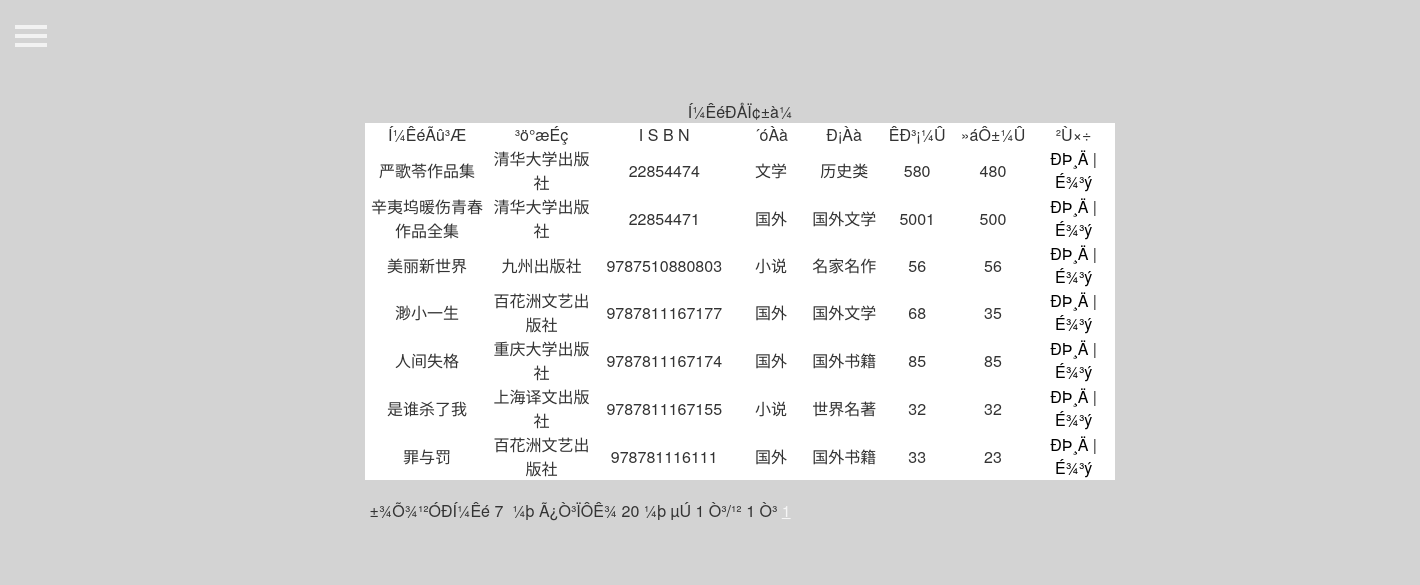
Page /admin/shu.php (signed in) on the committed database.
### tables this page shows
CREATE TABLE IF NOT EXISTS `shu` (
  `id` int(4) NOT NULL AUTO_INCREMENT,
  `name` varchar(25) DEFAULT NULL COMMENT '图书名称',
  `jianjie` mediumtext COMMENT '图书介绍',
  `xinghao` varchar(25) DEFAULT NULL COMMENT '图书型号',
  `tupian` varchar(200) DEFAULT NULL COMMENT '图书图片',
  `shuliang` int(4) DEFAULT NULL COMMENT '图书数量',
  `cishu` int(4) DEFAULT NULL COMMENT '卖出次数',
  `tuijian` int(4) DEFAULT NULL COMMENT '是否推荐',
  `dalei` int(4) DEFAULT NULL COMMENT '大类id',
  `xiaolei` int(4) NOT NULL COMMENT '小类id',
  `huiyuanjia` varchar(25) DEFAULT NULL COMMENT '会员价',
  `shichangjia` varchar(25) DEFAULT NULL COMMENT '市场价',
  `chubanshe` varchar(25) DEFAULT NULL COMMENT '出版社id',
  `tejia` int(2) DEFAULT NULL COMMENT '是否特价',
  `addtime` datetime NOT NULL COMMENT '添加时间',
  PRIMARY KEY (`id`)
);

CREATE TABLE IF NOT EXISTS `chubanshe` (
  `id` int(10) NOT NULL AUTO_INCREMENT,
  `name` varchar(50) NOT NULL,
  PRIMARY KEY (`id`)
);

CREATE TABLE IF NOT EXISTS `categories` (
  `id` int(6) NOT NULL AUTO_INCREMENT COMMENT '主键id',
  `name` varchar(50) NOT NULL COMMENT '分类名称',
  `reid` int(6) NOT NULL COMMENT '上级分类id',
  PRIMARY KEY (`id`)
);

### conn.php (called while the page is built, shortened)
<?php
function get_name($id,$table)
{
	$conn = mysqli_connect("localhost", "root", "", "db_tushu", "3308") or die("Á¬½ÓÊý¾Ý¿â·þÎñÆ÷Ê§°Ü£¡".mysqli_error());
     mysqli_query($conn,"set names gbk");
	$sql="select * from $table where id =".$id;
	$r=mysqli_query($conn,$sql);
	$rows=mysqli_fetch_array($r);
	return $rows['name'];
}
?>

### admin/shu.php (the view, shortened to what this page needs)
<?php include("check_login.php");
require("index.php");
?>
<?php
  include("../conn.php");
?>
<body topmargin="0" leftmargin="0" bottommargin="0">
<?php
$q="select count(*) as total from shu ";
	   $sql=mysqli_query($conn,$q);
	   $data=mysqli_fetch_array($sql);
	   $total=$data['total'];
?>
<div class="container-fluid">
<div class="container">
<div class="row">
	<div class="col-md-8">
<form name="form1" method="post" >
  <p>&nbsp;</p>
  <table width="750" border="0" align="center" cellpadding="0" cellspacing="0">
	  <tr>
        <td height="20" colspan="10"><div align="center" >Í¼ÊéÐÅÏ¢±à¼­</div></td>
      </tr>
      <tr>
        <td width="102" bgcolor="#FFFFFF"><div align="center">Í¼ÊéÃû³Æ</div></td>
        <td width="86" bgcolor="#FFFFFF"><div align="center">³ö°æÉç</div></td>
        <td width="71" bgcolor="#FFFFFF"><div align="center">I S B N</div></td>
        <td width="60" bgcolor="#FFFFFF"><div align="center">´óÀà</div></td>
		<td width="60" bgcolor="#FFFFFF"><div align="center">Ð¡Àà</div></td>
        <td width="60" bgcolor="#FFFFFF"><div align="center">ÊÐ³¡¼Û</div></td>
        <td width="61" bgcolor="#FFFFFF"><div align="center">»áÔ±¼Û</div></td>
        <td width="68" bgcolor="#FFFFFF"><div align="center">²Ù×÷</div></td>
      </tr>
	  <?php
	       $pagesize=20;
		   if ($total<=$pagesize){
		      $pagecount=1;
			}
			if(($total%$pagesize)!=0){
			   $pagecount=intval($total/$pagesize)+1;
			}else{
			   $pagecount=$total/$pagesize;
			}
			if(($_GET['page'])==""){
			    $page=1;
			}else{
			    $page=intval($_GET['page']);
			}
           $sql1=mysqli_query($conn,"select * from shu order by addtime desc limit ".($page-1)*$pagesize.",$pagesize");
		   while($list=mysqli_fetch_array($sql1))
		    {
	  ?>
      <tr>
        <td height="25" bgcolor="#FFFFFF">
        <div align="center"><?php echo $list['name'];?></div></td>
        <td height="25" bgcolor="#FFFFFF"><div align="center"><?php echo get_name($list['chubanshe'],'chubanshe')?></div></td>
        <td height="25" bgcolor="#FFFFFF"><div align="center"><?php echo $list['xinghao'];?></div></td>
        <td height="25" bgcolor="#FFFFFF"><div align="center"><?php echo get_name($list['dalei'],'categories')?></div></td>
		<td height="25" bgcolor="#FFFFFF"><div align="center"><?php echo get_name($list['xiaolei'],'categories')?></div></td>
        <td height="25" bgcolor="#FFFFFF"><div align="center"><?php echo $list['shichangjia'];?></div></td>
        <td height="25" bgcolor="#FFFFFF"><div align="center"><?php echo $list['huiyuanjia'];?></div></td>
        <td height="25" bgcolor="#FFFFFF"><div align="center"><a href="shu_edit.php?id=<?php echo $list['id'];?>"><font color="#000000">ÐÞ¸Ä</font></a> |  <a href="shu_del.php?id=<?php echo $list['id']; ?>" class="ajaxlink"  onclick="return confirm('È·¶¨ÒªÉ¾³ýÂð');" ><font color="#000000">É¾³ý</font></a></div></td>
      </tr>
	 <?php
	    }
      ?>
</table>
	</div></div>
<div class="row">
	<div class="col-md-8">
<table width="750" height="33" border="0" align="center" cellpadding="0" cellspacing="0">
  <tr>
    <td width="585"><div align="cleft">&nbsp;±¾Õ¾¹²ÓÐÍ¼Êé
        <?php
		   echo $total;
		  ?>
        &nbsp;¼þ&nbsp;Ã¿Ò³ÏÔÊ¾&nbsp;<?php echo $pagesize;?>&nbsp;¼þ&nbsp;µÚ&nbsp;<?php echo $page;?>&nbsp;Ò³/¹²&nbsp;<?php echo $pagecount; ?>&nbsp;Ò³
        <?php
		   if($pagecount<=4){
		    for($i=1;$i<=$pagecount;$i++){
		  ?>
        <a href="shu.php?page=<?php echo $i;?>"><?php echo $i;?></a>
        <?php
		     }
        }?>
    </div></td>
  </tr>
</table>
	</div>
</div>
<p>&nbsp;</p>
	</form></div></div>
</body>
</html>

### admin/css/style.css (style rules this page uses)
body { position: relative; overflow-x: hidden; }
body, html { height: 100%; background-color: #583e7e; }
body, html { background-color: #583e7e; }
body p, body blockquote { color: rgba(255, 255, 255, 0.7); }
body a { color: rgba(255, 255, 255, 0.8); text-decoration: underline; }

### rows in the picture
shu: name "严歌苓作品集", chubanshe.name "清华大学出版社", xinghao "22854474", dalei.name "文学", xiaolei.name "历史类", shichangjia "580", huiyuanjia "480"
shu: name "辛夷坞暖伤青春作品全集", chubanshe.name "清华大学出版社", xinghao "22854471", dalei.name "国外", xiaolei.name "国外文学", shichangjia "5001", huiyuanjia "500"
shu: name "美丽新世界", chubanshe.name "九州出版社", xinghao "9787510880803", dalei.name "小说", xiaolei.name "名家名作", shichangjia "56", huiyuanjia "56"
shu: name "渺小一生", chubanshe.name "百花洲文艺出版社", xinghao "9787811167177", dalei.name "国外", xiaolei.name "国外文学", shichangjia "68", huiyuanjia "35"
shu: name "人间失格", chubanshe.name "重庆大学出版社", xinghao "9787811167174", dalei.name "国外", xiaolei.name "国外书籍", shichangjia "85", huiyuanjia "85"
shu: name "是谁杀了我", chubanshe.name "上海译文出版社", xinghao "9787811167155", dalei.name "小说", xiaolei.name "世界名著", shichangjia "32", huiyuanjia "32"
shu: name "罪与罚", chubanshe.name "百花洲文艺出版社", xinghao "978781116111", dalei.name "国外", xiaolei.name "国外书籍", shichangjia "33", huiyuanjia "23"

### other values in the picture
$total "7"
$pagesize "20"
$page "1"
$pagecount "1"
